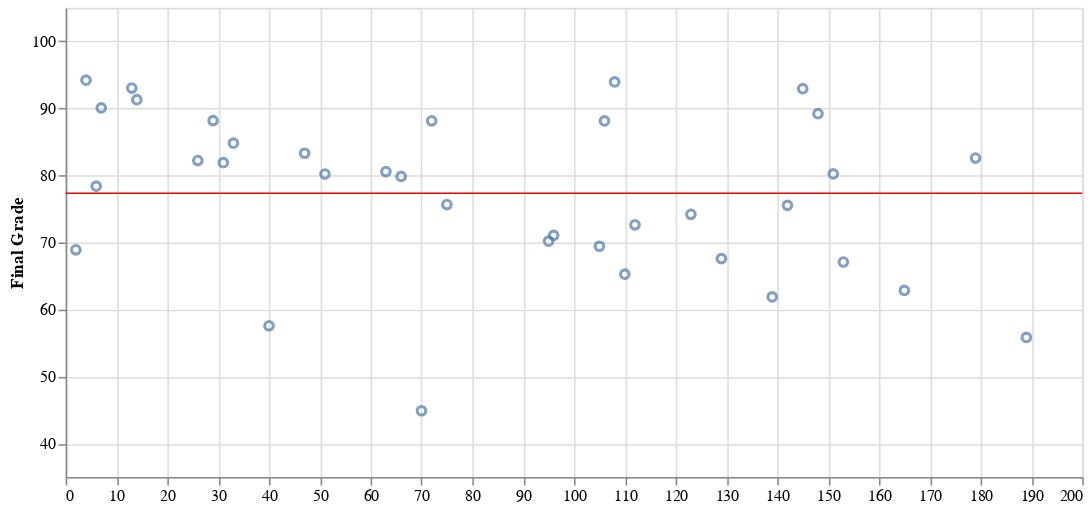

The notebook cell this image was saved under:
### Markdown cell above
### Visualizations

### Code cell
x = dfLate.reset_index()

xrange = (round(dfLate["Final_Grade"].min())-10, round(dfLate["Final_Grade"].max())+10)

scatter2 = alt.Chart(x).mark_point().encode(
    x = alt.X("UID", title=""),
    y = alt.Y("Final_Grade", title="Final Grade", scale=alt.Scale(domain=xrange)),
    tooltip = ["Final_Grade"]
)

rule2 = alt.Chart(dfLate).mark_rule(color="red").encode(
    y = alt.Y("mean(Final_Grade)", title="Final Grade"),
    tooltip = ["mean(Final_Grade)"]
)

(scatter2 + rule2).properties(width=650)
